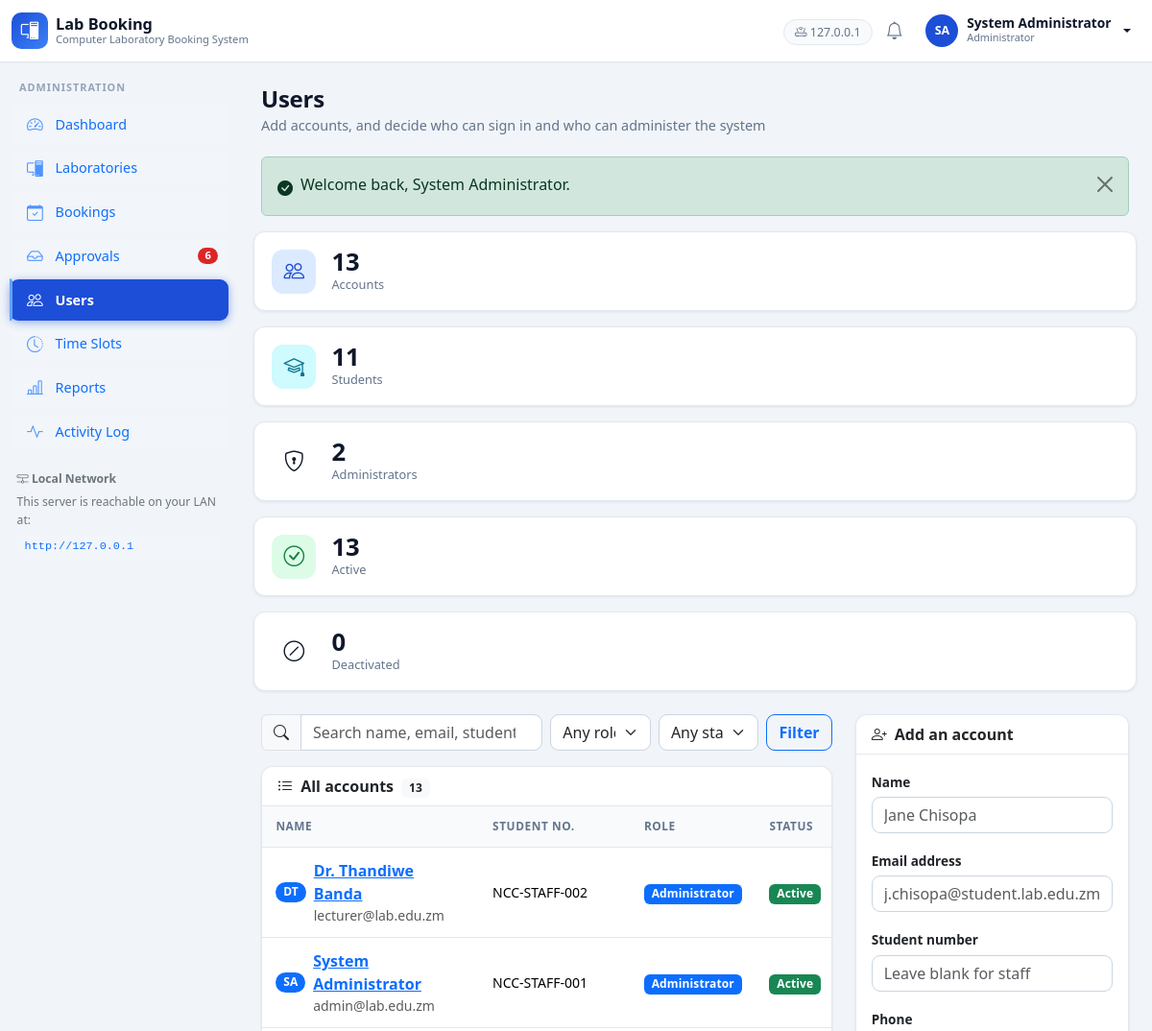
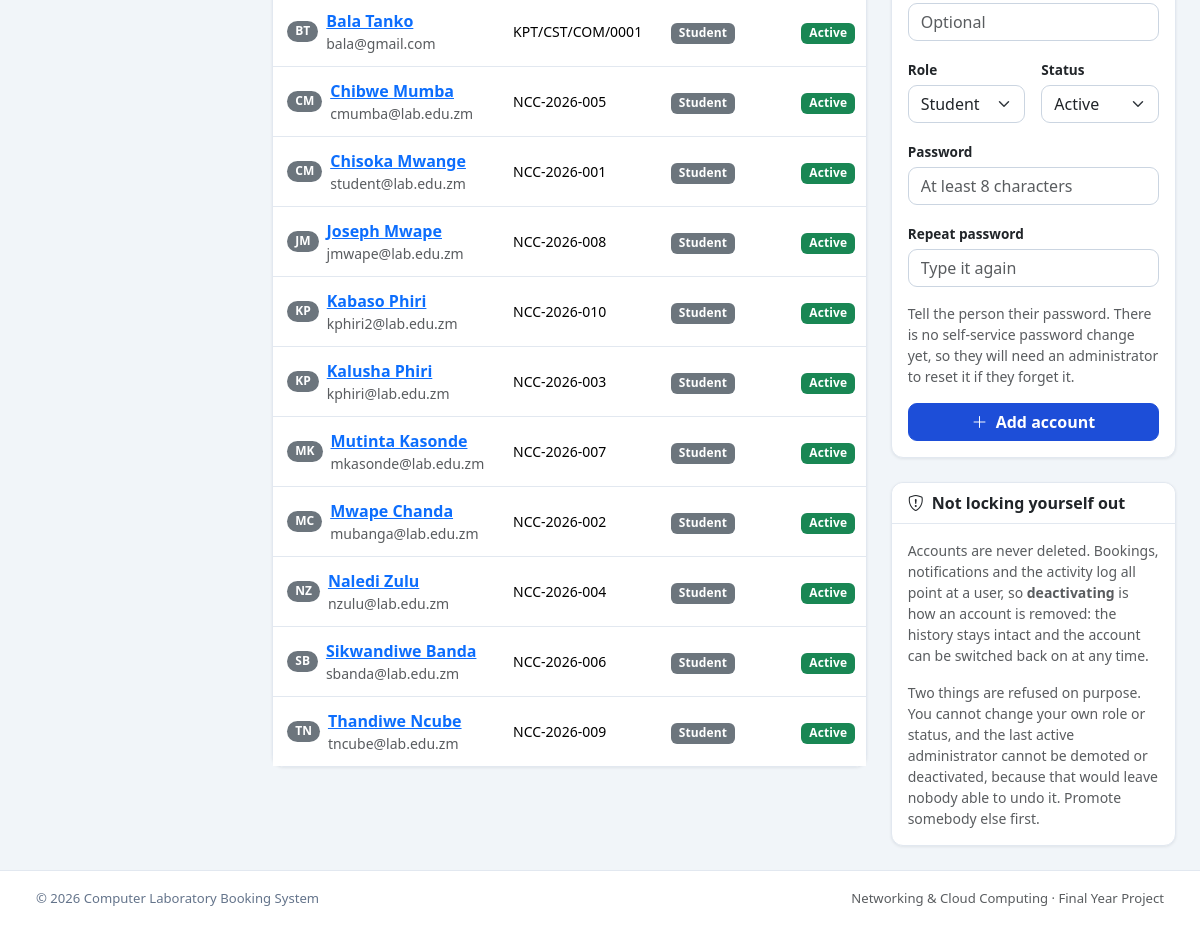
The page /admin/users.php (signed in) on the database its author committed (2 pictures, top to bottom).
### tables this page shows
CREATE TABLE `users` (
  `id`            INT(11)      NOT NULL AUTO_INCREMENT,
  `name`          VARCHAR(120)  NOT NULL,
  `email`         VARCHAR(191)  NOT NULL,
  `password`      VARCHAR(255)  NOT NULL,
  `role`          ENUM('admin','user')   NOT NULL DEFAULT 'user',
  `status`        ENUM('active','inactive') NOT NULL DEFAULT 'active',
  `student_no`    VARCHAR(50)   DEFAULT NULL,
  `phone`         VARCHAR(30)   DEFAULT NULL,
   
   
   
   
   
  `avatar`        VARCHAR(191)  DEFAULT NULL,
  `last_login_at` DATETIME      DEFAULT NULL,
  `created_at`    DATETIME      NOT NULL DEFAULT CURRENT_TIMESTAMP,
  `updated_at`    DATETIME      NOT NULL DEFAULT CURRENT_TIMESTAMP ON UPDATE CURRENT_TIMESTAMP,
  PRIMARY KEY (`id`),
  UNIQUE KEY `uq_users_email` (`email`),
  UNIQUE KEY `uq_users_student_no` (`student_no`),
  KEY `idx_users_role_status` (`role`,`status`)
);

### admin/users.php (the view, shortened to what the rows shown need)
<?php
$search = query('q', '');
$role   = query('role', '');
$status = query('status', '');
$params = array();
$sql = 'SELECT * FROM users';
$sql .= " ORDER BY FIELD(role, 'admin', 'user'), FIELD(status, 'inactive', 'active'), name ASC";
$users = db_all($sql, $params);
?>
<div class="row g-4">
    <div class="col-lg-8">
        <div class="card">
            <?php if (empty($users)): ?>
                <?php
                echo empty_state(
                    'bi-people',
                    $search === '' && $role === '' && $status === ''
                        ? 'No accounts yet'
                        : 'Nothing matches that filter',
                    $search === '' && $role === '' && $status === ''
                        ? 'Add the first one with the form alongside.'
                        : 'Try a different search, or clear the filter.'
                );
                ?>
            <?php else: ?>
                <div class="table-responsive">
                    <table class="table table-hover align-middle mb-0">
                        <thead class="table-light">
                            <tr>
                                <th>Name</th>
                                <th>Student no.</th>
                                <th>Role</th>
                                <th>Status</th>
                            </tr>
                        </thead>
                        <tbody>
                            <?php foreach ($users as $u): ?>
                                <?php
                                $userId = (int) $u['id'];
                                ?>
                                <tr class="<?php echo $u['status'] === 'active' ? '' : 'opacity-75'; ?>">
                                    <td>
                                        <div class="d-flex align-items-center gap-2">
                                            <span class="badge rounded-pill <?php echo e(user_role_badge_class($u['role'])); ?>"
                                                  title="<?php echo e(user_role_label($u['role'])); ?>">
                                                <?php echo e(initials($u['name'])); ?>
                                            </span>
                                            <div>
                                                <a class="fw-bold"
                                                   href="<?php echo e(url('admin/user.php?id=' . $userId)); ?>">
                                                    <?php echo e($u['name']); ?>
                                                </a>
                                                <div class="small text-muted"><?php echo e($u['email']); ?></div>
                                            </div>
                                        </div>
                                    </td>
                                    <td class="small">
                                        <?php echo $u['student_no'] === null || $u['student_no'] === ''
                                            ? '<span class="text-muted">-</span>'
                                            : e($u['student_no']); ?>
                                    </td>
                                    <td>
                                        <span class="badge <?php echo e(user_role_badge_class($u['role'])); ?>">
                                            <?php echo e(user_role_label($u['role'])); ?>
                                        </span>
                                    </td>
                                    <td>
                                        <span class="badge <?php echo e(user_status_badge_class($u['status'])); ?>">
                                            <?php echo e(user_status_label($u['status'])); ?>
                                        </span>
                                    </td>
                                </tr>
                            <?php endforeach; ?>
                        </tbody>
                    </table>
                </div>
            <?php endif; ?>
        </div>
    </div>
</div>

### rows shown on the page
users: name "DT", name "Dr. Thandiwe Banda", email "lecturer@lab.edu.zm", student_no "NCC-STAFF-002", role "Administrator", status "Active"
users: name "SA", name "System Administrator", email "admin@lab.edu.zm", student_no "NCC-STAFF-001", role "Administrator", status "Active"
users: name "BT", name "Bala Tanko", email "bala@gmail.com", student_no "KPT/CST/COM/0001", role "Student", status "Active"
users: name "CM", name "Chibwe Mumba", email "cmumba@lab.edu.zm", student_no "NCC-2026-005", role "Student", status "Active"
users: name "CM", name "Chisoka Mwange", email "student@lab.edu.zm", student_no "NCC-2026-001", role "Student", status "Active"
users: name "JM", name "Joseph Mwape", email "jmwape@lab.edu.zm", student_no "NCC-2026-008", role "Student", status "Active"
users: name "KP", name "Kabaso Phiri", email "kphiri2@lab.edu.zm", student_no "NCC-2026-010", role "Student", status "Active"
users: name "KP", name "Kalusha Phiri", email "kphiri@lab.edu.zm", student_no "NCC-2026-003", role "Student", status "Active"
users: name "MK", name "Mutinta Kasonde", email "mkasonde@lab.edu.zm", student_no "NCC-2026-007", role "Student", status "Active"
users: name "MC", name "Mwape Chanda", email "mubanga@lab.edu.zm", student_no "NCC-2026-002", role "Student", status "Active"
users: name "NZ", name "Naledi Zulu", email "nzulu@lab.edu.zm", student_no "NCC-2026-004", role "Student", status "Active"
users: name "SB", name "Sikwandiwe Banda", email "sbanda@lab.edu.zm", student_no "NCC-2026-006", role "Student", status "Active"
users: name "TN", name "Thandiwe Ncube", email "tncube@lab.edu.zm", student_no "NCC-2026-009", role "Student", status "Active"

### other values the page prints
$__serverIp "127.0.0.1"
initials($__user['name']) "SA"
$__user['name'] "System Administrator"
$__user['role'] === 'admin' ? 'Administrator' : 'Student' "Administrator"
$__section "ADMINISTRATION"
$__link['label'] "Dashboard"
$__link['label'] "Laboratories"
$__link['label'] "Bookings"
$__link['label'] "Approvals"
$__count "6"
$__link['label'] "Users"
$__link['label'] "Time Slots"
$__link['label'] "Reports"
$__link['label'] "Activity Log"
isset($_SERVER['SERVER_ADDR']) ? $_SERVER['SERVER_ADDR'] : 'SERVER_IP' "127.0.0.1"
